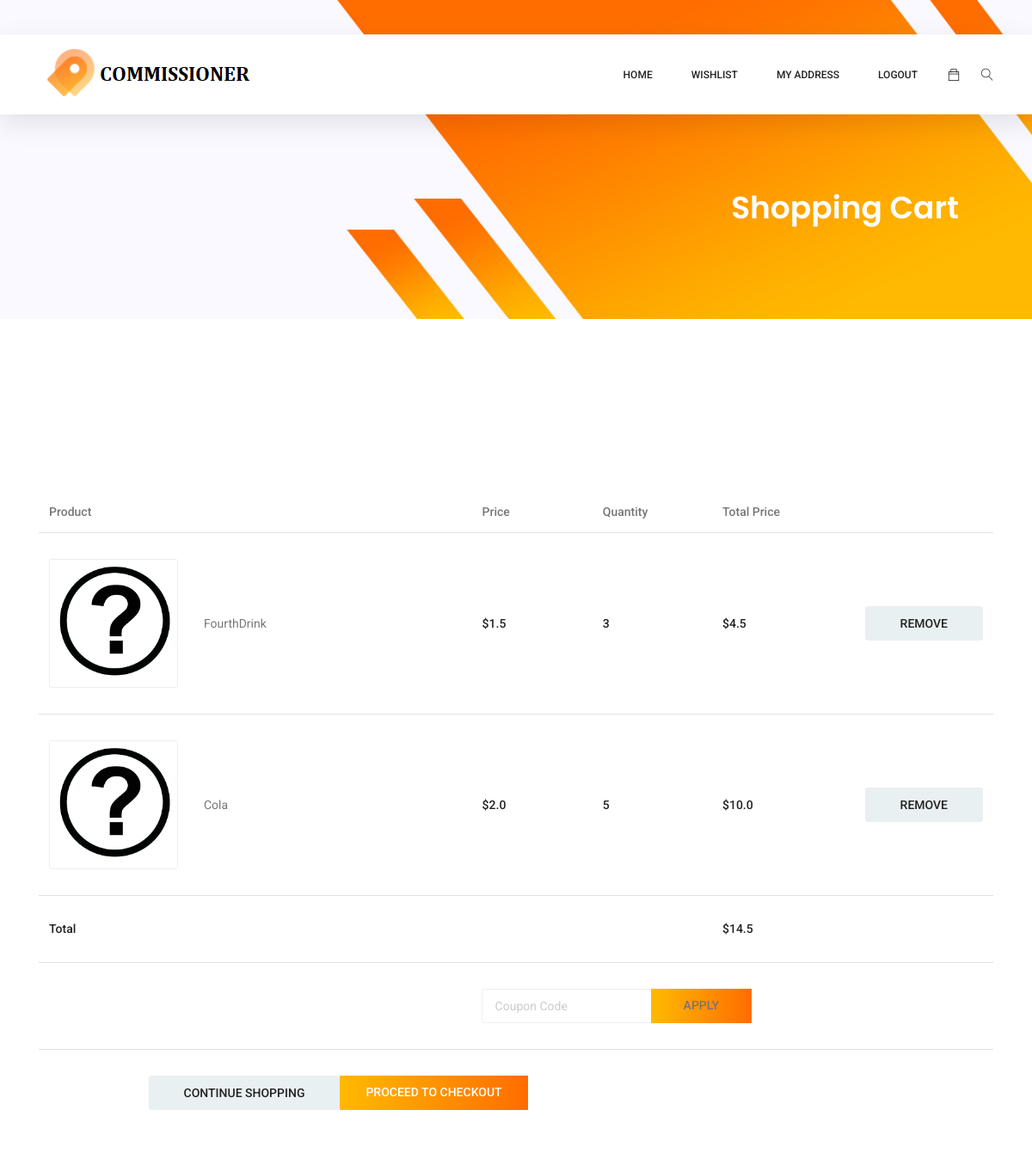
Screenshot of /cart/4 (signed in) with the database file from the repository.
### models.py (models this page shows)
class Product(db.Model):
    __tablename__ = 'product'
    __searchable__ = ['name']
    id = db.Column(db.Integer, primary_key=True)
    name = db.Column(db.String(50), unique=True, nullable=False)
    short_description = db.Column(db.String(80), unique=False, nullable=False)
    description = db.Column(db.String(800), unique=False, nullable=False)
    price = db.Column(db.Float, unique=False, nullable=False)
    img = db.Column(db.String(50), unique=False, nullable=False)
    rating =  db.Column(db.Float, unique=False, nullable=False)
    rating_count = db.Column(Integer, unique=False, nullable=True, default=0)
    category_id = db.Column(db.Integer, ForeignKey("category.id"))

class Cart(db.Model):
    __tablename__ = 'cart'
    id = db.Column(db.Integer, primary_key=True)
    quantity = db.Column(db.Integer, unique=False, default=1)
    price = db.Column(db.Float, unique=False, nullable=False)
    user_id = db.Column(db.Integer, ForeignKey("user.id"))
    product_id = db.Column(db.Integer, ForeignKey('product.id'))

### app.py (the view)
@app.route('/cart/<int:user_id>')
@login_required
def cart(user_id):
    if user_id != current_user.id:
        return redirect(url_for('home'))
    result = db.session.query(Product,Cart).filter(Cart.user_id == current_user.id).outerjoin(Product, Product.id == Cart.product_id).all()
    quantity = Cart.query.filter_by(user_id=current_user.id).all()
    total = 0
    i = 0
    for r in result:
        total += r[0].price * quantity[i].quantity
        i += 1
    return render_template("cart.html",products=result,total=total,quantity=quantity)

### login.py (called while the page is built)
@login_manager.user_loader
def load_user(user_id):
    return User.query.filter_by(login_id=user_id).first()

### models.py (called while the page is built)
    @property
    def is_administrator(self):
        if self.is_admin:
            return True
        return False

    @property
    def is_authenticated(self):
        return True

### templates/cart.html (shortened to what this page needs)
{% extends "base.html" %}
{% block content %}
<section class="banner-area organic-breadcrumb">
    <div class="container">
        <div class="breadcrumb-banner d-flex flex-wrap align-items-center justify-content-end">
            <div class="col-first">
                <h1>Shopping Cart</h1>
            </div>
        </div>
    </div>
</section>
{% if products %}
<section id="cart" class="cart_area">
    <div class="container">
        <div class="cart_inner">
            <div class="table-responsive">
                <table id="table" class="table">
                    <thead>
                        <tr>
                            <th scope="col">Product</th>
                            <th scope="col">Price</th>
                            <th scope="col">Quantity</th>
                            <th scope="col">Total Price</th>
                            <th scope="col"></th>
                        </tr>
                    </thead>
                    <tbody>
                        {% for i in range(products | length) %}
                        <tr id="row{{products[i][0].id}}">
                            <td>
                                <div class="media">
                                    <div class="d-flex">
                                        <a href="/product/{{products[i][0].id}}"><img style="width:150px;height:150px" src="../{{products[i][0].img}}" alt=""></a>
                                    </div>
                                    <div class="media-body">
                                        <p>{{products[i][0].name}}</p>
                                    </div>
                                </div>
                            </td>
                            <td>
                                <h5>${{products[i][0].price}}</h5>
                            </td>
                            <td>
                                <h5>{{quantity[i].quantity}}</h5>
                            </td>
                            <td>
                                <h5>${{quantity[i].price}}</h5>
                            </td>
                            <td>
                                <button class="gray_btn" style="cursor:pointer" onClick="removecart({{products[i][0].id}})">Remove</button>
                            </td>
                        </tr>
                        {% endfor %}
                        <tr>
                            <td>
                                <h5>Total</h5>
                            </td>
                            <td>
                            </td>
                            <td>
                            </td>
                            <td>
                                <h5 id="total">${{total}}</h5>
                            </td>
                            <td>
                            </td>
                        </tr>
                        <tr class="bottom_button">
                            <td>
                            </td>
                            <td>
                            </td>
                            <td>
                                <div class="cupon_text d-flex align-items-center">
                                    <input type="text" name="code" id="code" placeholder="Coupon Code">
                                    <a class="primary-btn" onClick="applypromocode({{current_user.id}})">Apply</a>
                                </div>
                            </td>
                        </tr>
                        <tr class="out_button_area">
                            <td>
                                <div class="checkout_btn_inner d-flex align-items-center">
                                    <a class="gray_btn" href="/home">Continue Shopping</a>
                                    <a class="primary-btn" href="/checkout/{{current_user.id}}">Proceed to checkout</a>
                                </div>
                            </td>
                            <td>
                            </td>
                            <td>
                            </td>
                            <td>
                            </td>
                        </tr>
                    </tbody>
                </table>
            </div>
        </div>
    </div>
</section>
{% endif %}
{% endblock %}

### rows the page displays
Product: name "FourthDrink", price "1.5"
Cart: quantity "3", price "4.5"
Product: name "Cola", price "2.0"
Cart: quantity "5", price "10.0"

### other values shown
{{ total }} "14.5"
